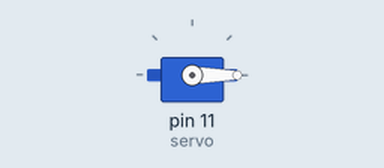
A sketch run on a simulated Arduino Uno, built with avr-gcc and run on an emulated ATmega328P. Shown: servo.

Above: at 0.05 s.
At 4.0 s:
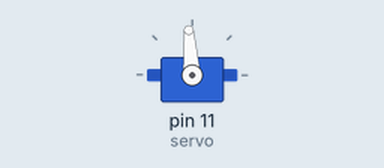
Timing chart, 0 to 5.2 s (numbered marks = the images above):
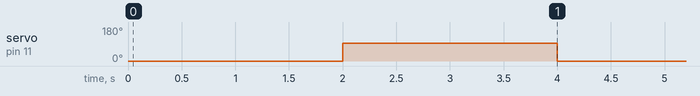

Measured:
- by itself, servo on pin 11 (servo): alternates 94° for 2.0 s and 0° for 2.0 s

The sketch:

serva.ino
```cpp
#include <Servo.h> //используем библиотеку для работы с сервоприводом

Servo servo; //объявляем переменную servo типа Servo

void setup() //процедура setup

{

servo.attach(11); //привязываем привод к порту 10

}

void loop() //процедура loop

{

servo.write(0); //ставим вал под 0

delay(2000); //ждем 2 секунды

servo.write(94); //ставим вал под 180

delay(2000); //ждем 2 секунды

}
```
